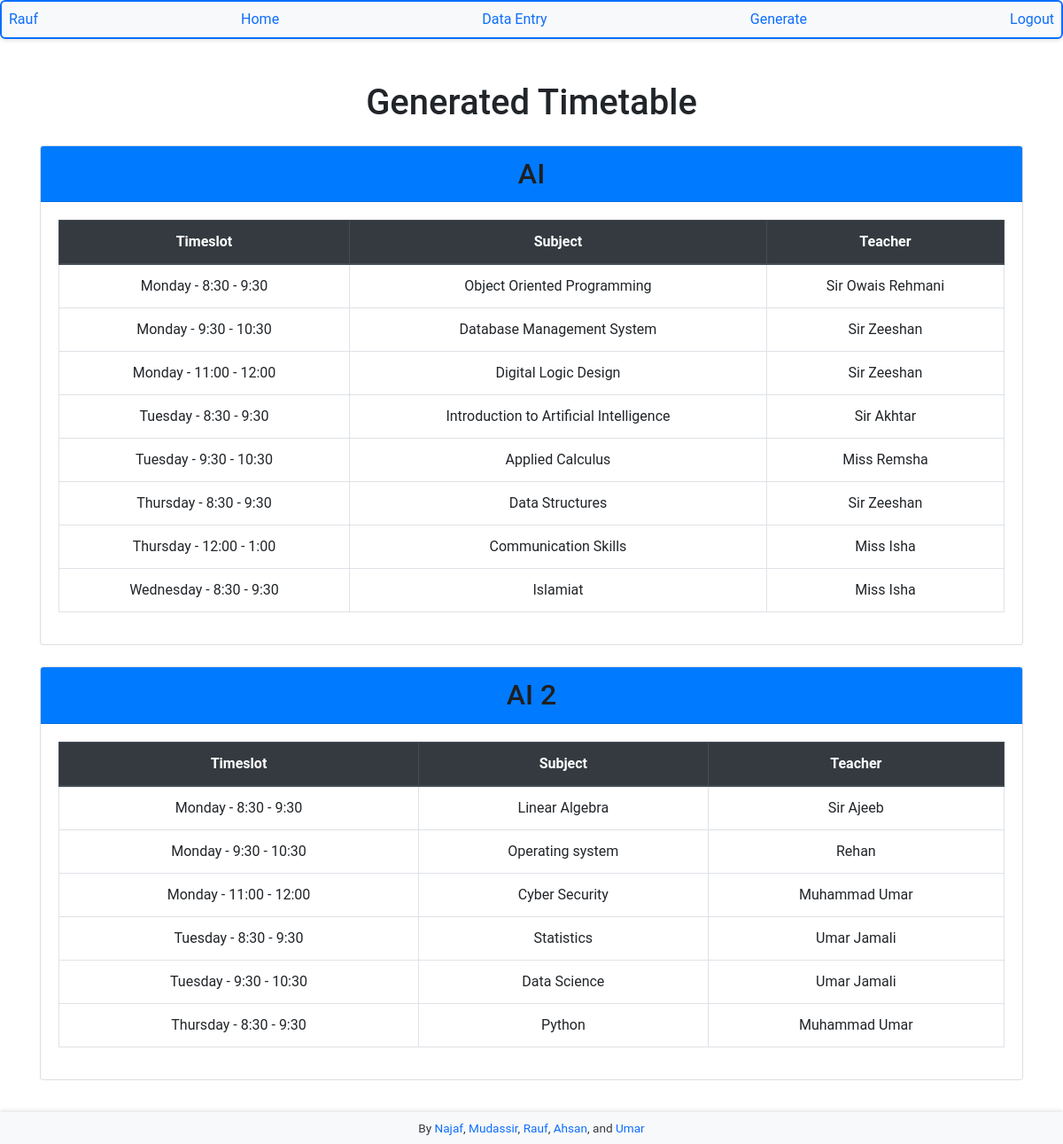
The app's page /generate/ (signed in) with its own data.
### table/models.py (models this page shows, shortened)
class Department(models.Model):
    name = models.CharField(max_length=100)
    year = models.CharField(max_length=20, choices=YEAR_GROUPS)
    semester = models.CharField(max_length=20, choices=SEMESTERS)
    teachers = models.ManyToManyField(Teacher)
    major_subjects = models.ManyToManyField(Subject, related_name='major_in_departments', limit_choices_to={'is_major': True})
    minor_subjects = models.ManyToManyField(Subject, related_name='minor_in_departments', limit_choices_to={'is_major': False})
    total_lectures_per_week = models.PositiveIntegerField()
    start_time = models.CharField(max_length=20, choices=TIME_SLOTS, default='8:30 - 9:30')
    end_time = models.CharField(max_length=20, choices=TIME_SLOTS, default='1:00 - 2:00')

class Timeslot(models.Model):
    day = models.CharField(max_length=10, choices=DAYS_OF_WEEK)
    start_time = models.CharField(max_length=20, choices=TIME_SLOTS, default='8:30 - 9:30')
    end_time = models.CharField(max_length=20, choices=TIME_SLOTS, default='1:00 - 2:00')
    def __str__(self):
        return f"{self.day} - {self.start_time}"

class Subject(models.Model):
    name = models.CharField(max_length=100)
    lectures_per_week = models.PositiveIntegerField()
    duration_per_lecture = models.PositiveIntegerField()
    is_major = models.BooleanField(default=False)

class Teacher(models.Model):
    name = models.CharField(max_length=100)
    working_hours = models.CharField(max_length=20, choices=TIME_SLOTS)
    available_time_slots = models.ManyToManyField(Timeslot, related_name='available_teachers')
    subjects = models.ManyToManyField(Subject, related_name='assigned_teachers')

### table/views.py (the view)
# urls.py: path('generate/', generate_timetable, name='generate_timetable'),
def generate_timetable(request):
    timetable = {}
    for department in Department.objects.all():
        department_timetable = []
        subjects = list(department.major_subjects.all()) + list(department.minor_subjects.all())
        teachers = {subject: subject.assigned_teachers.all() for subject in subjects}
        time_slots = Timeslot.objects.all()
        slot_index = 0
        for subject in subjects:
            if slot_index >= len(time_slots):
                break  # Stop if out of time slots
            timeslot = time_slots[slot_index]
            slot_index += 1
            available_teachers = teachers.get(subject, [])
            teacher = available_teachers[0] if available_teachers else "No Teacher"
            department_timetable.append({
                "timeslot": timeslot,
                "subject": subject.name,
                "teacher": teacher if teacher == "No Teacher" else teacher.name
            })
        timetable[department.name] = department_timetable
    return render(request, 'timetable.html', {"timetable": timetable})

### table/templates/timetable.html
{% extends "base.html" %}
{% block content %}
    <div class="container mt-4">
        <h1 class="text-center">Generated Timetable</h1>
        {% for department, schedule in timetable.items %}
            <div class="card mt-4">
                <div class="card-header bg-primary text-white">
                    <h2 class="mb-0">{{ department }}</h2>
                </div>
                <div class="card-body">
                    <table class="table table-bordered">
                        <thead class="thead-dark">
                            <tr>
                                <th>Timeslot</th>
                                <th>Subject</th>
                                <th>Teacher</th>
                            </tr>
                        </thead>
                        <tbody>
                            {% for entry in schedule %}
                                <tr>
                                    <td>{{ entry.timeslot }}</td>
                                    <td>{{ entry.subject }}</td>
                                    <td>{{ entry.teacher }}</td>
                                </tr>
                            {% endfor %}
                        </tbody>
                    </table>
                </div>
            </div>
        {% endfor %}
    </div>
{% endblock %}

### table/templates/base.html (shortened to what this page needs)
<!DOCTYPE html>
<html lang="en">
<head>
    {% load static %}
    <link rel="stylesheet" href="https://stackpath.bootstrapcdn.com/bootstrap/4.5.2/css/bootstrap.min.css">
    <link rel="stylesheet" type="text/css" href="{% static 'styles.css' %}">
</head>
<body>
    <nav class="simple navbar" , id="edges">
        {% if user.is_authenticated %}
        <a href="{% url 'profile' %}">{{ user.username }}</a>
        <a href="{% url 'home' %}">Home</a>
        <a href="{% url 'data_entry' %}">Data Entry</a>
        <a href="{% url 'generate_timetable' %}">Generate</a>
        <a href="{% url 'logout' %}">Logout</a>
        {% else %}
        <a href="{% url 'login' %}">Login</a>
        <a href="{% url 'register' %}">Register</a>
        {% endif %}
    </nav>
    <br>
    {% block content %}{% endblock %}
    <br> <br> <br>
    <footer id="footer">
        By <a href="#">Najaf</a>, <a href="#">Mudassir</a>, <a href="https://rauf-psi.vercel.app/">Rauf</a>, <a href="#">Ahsan</a>, and <a href="#">Umar</a>
    </footer>
</body>
</html>

### table/static/styles.css (style rules this page uses)
#footer { background-color: #f8f9fa; color: #343a40; padding: 8px; text-align: center; position: fixed; bottom: 0; width: 100%; font-size: 0.85rem; box-shadow: 0 -2px 4px rgba(0, 0, 0, 0.1); }
#edges { border-radius: 6px; border: 2px solid #0d6efd; }
.simple.navbar { background-color: #f8f9fa; color: #212529; padding: 8px; text-align: center; font-size: 1rem; box-shadow: 0 2px 4px rgba(0, 0, 0, 0.1); }
a { text-transform: capitalize; color: #0d6efd; text-decoration: none; transition: font-size 0.3s; }
body { background-color: #ffffff; color: #212529; font-family: "Roboto", sans-serif; text-align: center; margin: 0; padding: 0; }
h2 { color: rgb(32, 31, 31); font-weight: 500; }

### records on screen
Department: timetable "AI"
Timeslot: timeslot "Monday - 8:30 - 9:30", subject "Object Oriented Programming", teacher "Sir Owais Rehmani", subject "Linear Algebra", teacher "Sir Ajeeb"
Timeslot: timeslot "Monday - 9:30 - 10:30", subject "Database Management System", teacher "Sir Zeeshan", subject "Operating system", teacher "Rehan"
Timeslot: timeslot "Monday - 11:00 - 12:00", subject "Digital Logic Design", teacher "Sir Zeeshan", subject "Cyber Security", teacher "Muhammad Umar"
Timeslot: timeslot "Tuesday - 8:30 - 9:30", subject "Introduction to Artificial Intelligence", teacher "Sir Akhtar", subject "Statistics", teacher "Umar Jamali"
Timeslot: timeslot "Tuesday - 9:30 - 10:30", subject "Applied Calculus", teacher "Miss Remsha", subject "Data Science", teacher "Umar Jamali"
Timeslot: timeslot "Thursday - 8:30 - 9:30", subject "Data Structures", teacher "Sir Zeeshan", subject "Python", teacher "Muhammad Umar"
Timeslot: timeslot "Thursday - 12:00 - 1:00", subject "Communication Skills", teacher "Miss Isha"
Timeslot: timeslot "Wednesday - 8:30 - 9:30", subject "Islamiat", teacher "Miss Isha"
Department: timetable "AI 2"

### other values on screen
{{ user.username }} "Rauf"
